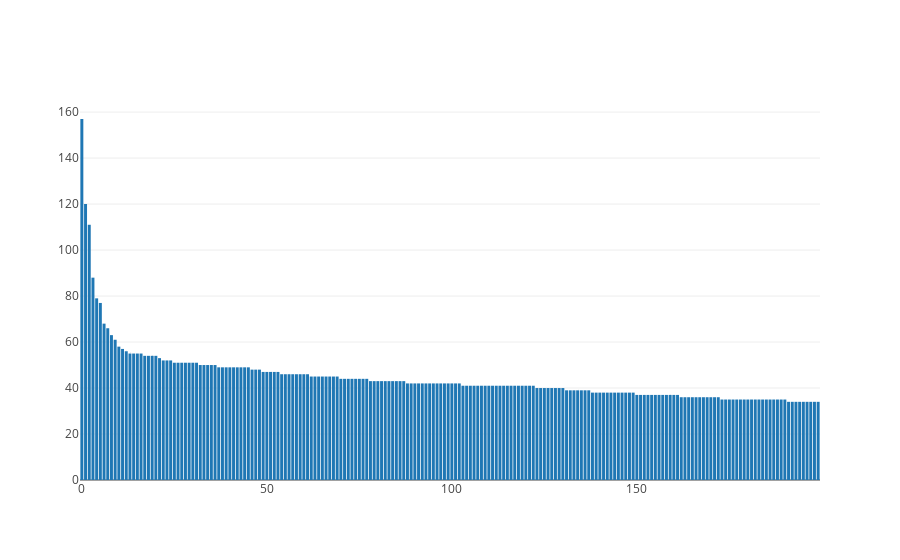

The notebook cell this image was saved under:
### Code cell
df_qids_cnt = df_qids.qid #.apply(str)
df_qids_cnt.dtypes
qids_count = Counter(df_qids_cnt)
qids_id, qid_count = zip(*qids_count.most_common(200))
#qids_id = list(map(str, qids_id))

data = [go.Bar(x=[i for i in range(len(qids_id))], 
               y=list(qid_count), 
               text = ["qid {}: {}".format(q_id, df_.question[df_.qid == q_id].iloc[0] ) for q_id in qids_id ],
               name='Counts')]
#data
iplot(data)

### Figure 1 — Plotly figure (JSON) as saved in the notebook; plotly's stock layout.template omitted (floating-point values rounded to 4 significant figures; data arrays with more than 128 entries replaced by an {"elided": "..."} marker saying what was removed)
{"data": [{"name": "Counts", "text": {"elided": "200 str values"}, "type": "bar", "x": {"elided": "200 int values"}, "y": {"elided": "200 int values"}}], "layout": {}}
